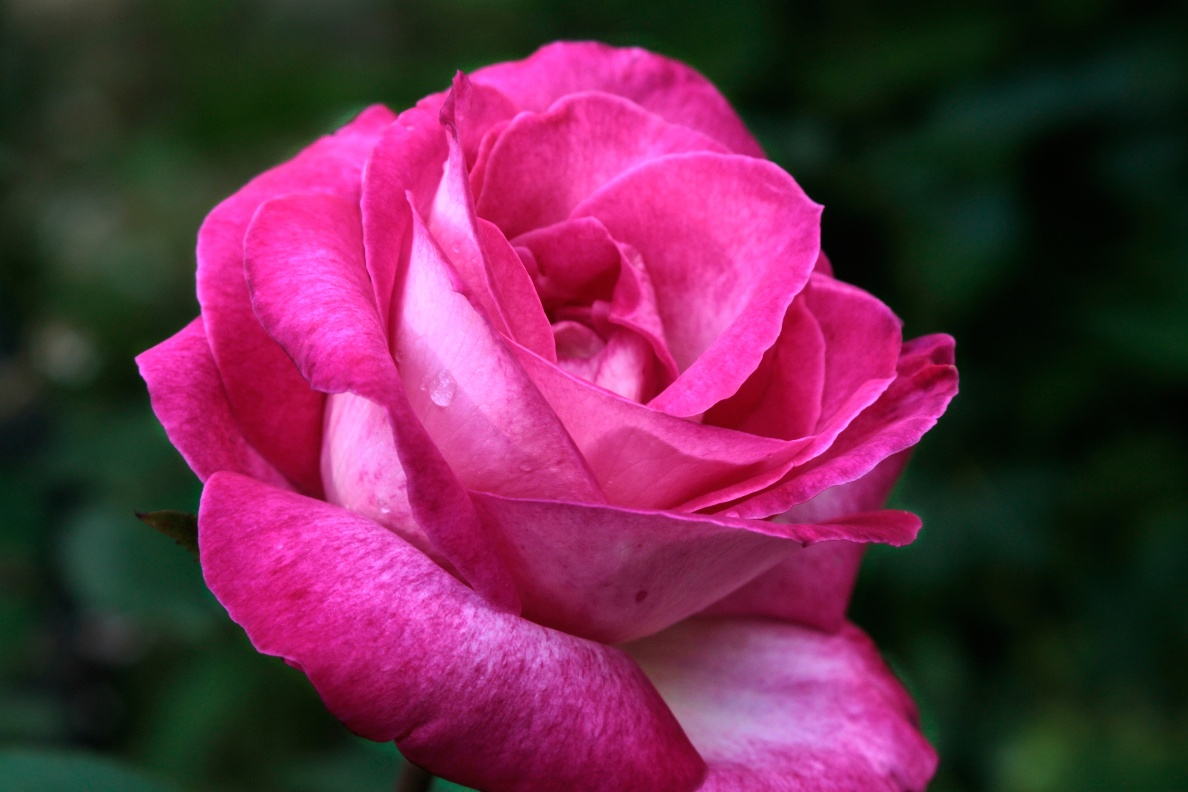
#> input picture ch3/rose.png, 1188 x 792 px
$ python 3affine.py
#> lines starting #> are read from the running program, lines starting #| are printed output that depends on the picture
import cv2 as cv
import numpy as np

img = cv.imread('rose.png')
#> img is the input picture: shape (792, 1188, 3); mean B, G, R 74.2, 43.7, 103.8

rows, cols = img.shape[:2] # shape : 행렬의 크기(세로, 가로)
#> rows = 792; cols = 1188

# Horizontal 좌우 대칭
# src_points = np.float32([[0,0], [cols-1,0],[0,rows-1]])
# dst_points = np.float32([[cols-1,0], [0,0], [cols-1, rows-1]])

# Origin 원점 대칭
src_points = np.float32([[0,0], [0,rows-1],[cols-1,0]])
#> src_points = [[0, 0], [0, 791], [1187, 0]]
dst_points = np.float32([[cols-1, rows-1], [cols-1, 0], [0, rows-1]])
#> dst_points = [[1187, 791], [1187, 0], [0, 791]]

# Vertical 상하 대칭
# src_points = np.float32([[0,0], [cols-1,0],[0,rows-1]])
# dst_points = np.float32([[0, rows-1], [cols-1, rows-1], [0,0]])

affine_matrix = cv.getAffineTransform(src_points, dst_points)
#> affine_matrix = [[-1, 0, 1187], [0, -1, 791]]
img_symmetry = cv.warpAffine(img, affine_matrix, (cols,rows))
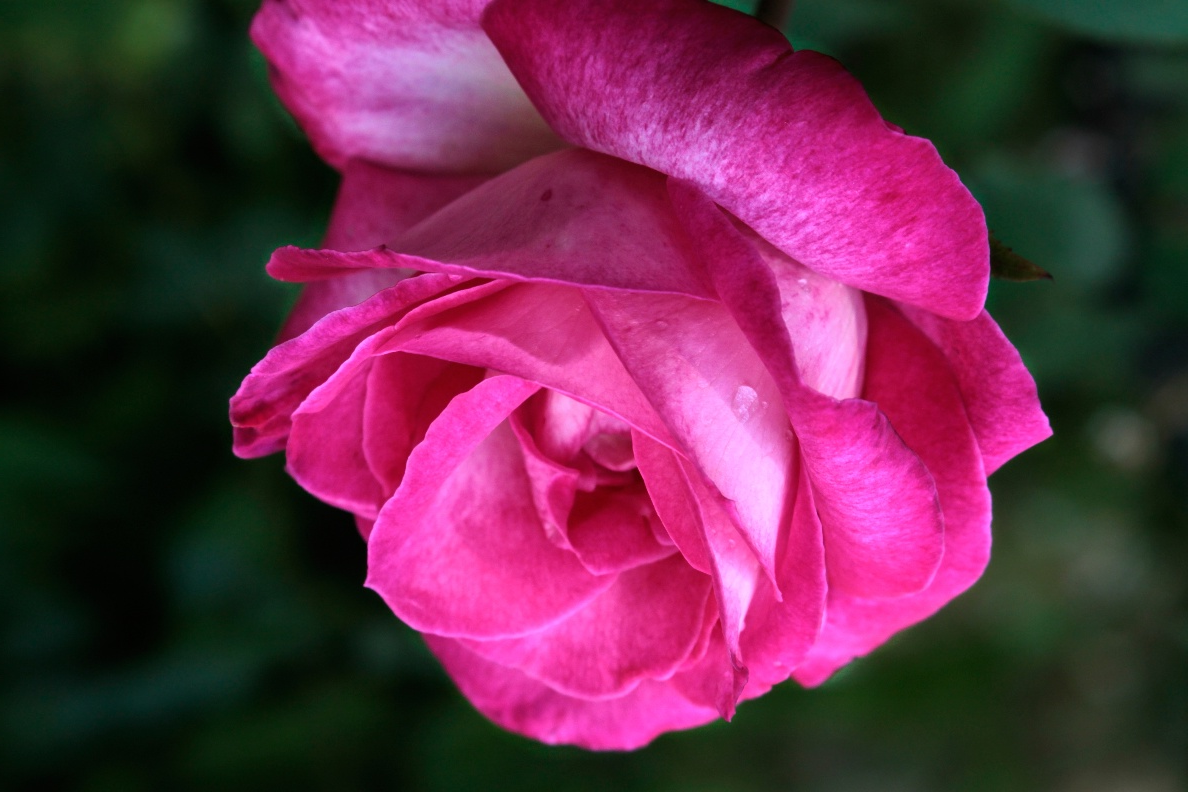
#> img_symmetry: shape (792, 1188, 3); mean B, G, R 74.2, 43.7, 103.8

cv.imshow('Original', img)
cv.imshow('Symmetry', img_symmetry)

cv.waitKey()
cv.destroyAllWindows()

$ run again, with ch3/img.png copied over ch3/rose.png
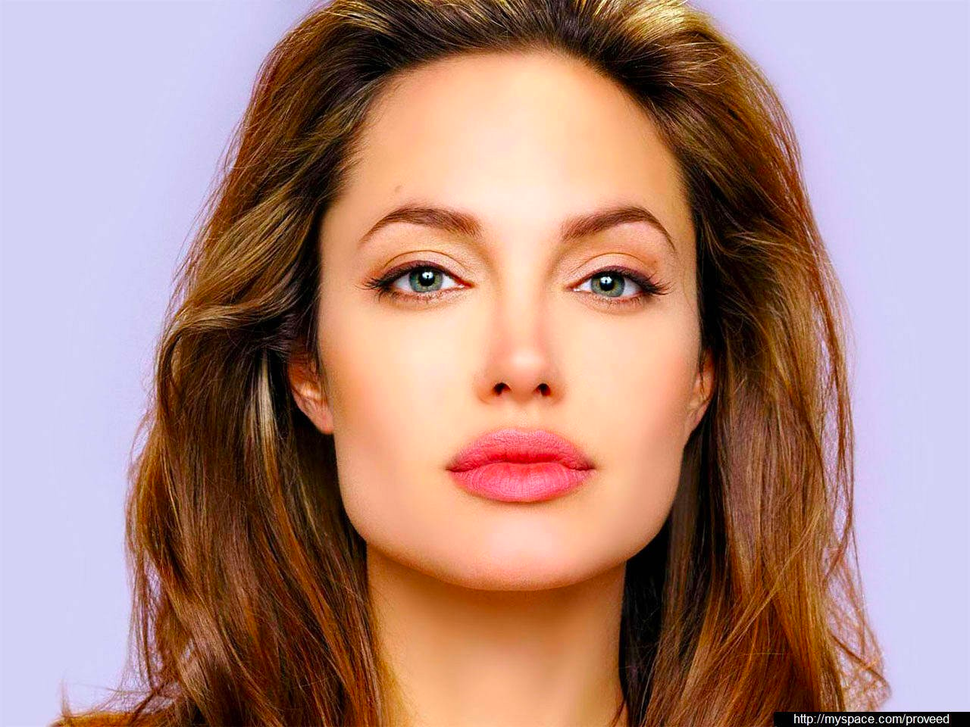
#> input picture ch3/img.png, 970 x 727 px, shrunk from 1280 x 960 before the run
#> img is the input picture: shape (727, 970, 3); mean B, G, R 127.1, 135.7, 173.1
#> `img_symmetry = cv.warpAffine(img, affine_matrix, (cols,rows))`:
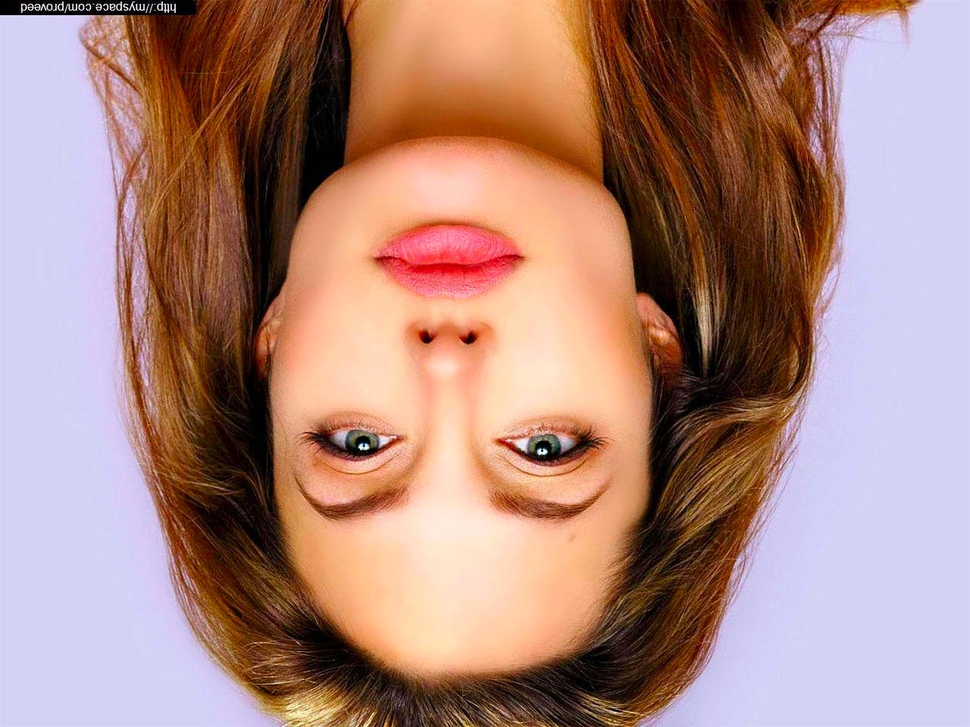
#> img_symmetry: shape (727, 970, 3); mean B, G, R 127.1, 135.7, 173.1
